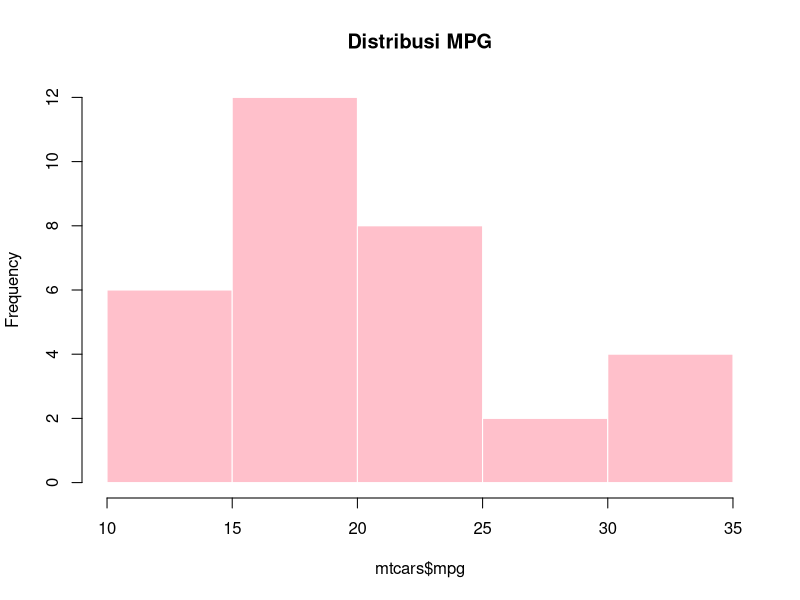

Recreate this plot in R.
# TUGAS 1: RINGKASAN INTEGRASI RSTUDIO DAN GITHUB
# Nama  : Lintang Djenar Mahesa Ayu
# NIM   : 1314624005

# Memuat dataset
data(mtcars)

# Menampilkan 6 data pertama (Head)
head(mtcars)

# Statistik Deskriptif
summary(mtcars)

# Menghitung Statistik untuk Variabel MPG
mean_mpg <- mean(mtcars$mpg)   # Rata-rata
sd_mpg   <- sd(mtcars$mpg)     # Standar Deviasi
max_mpg  <- max(mtcars$mpg)     # Nilai Maksimum
min_mpg  <- min(mtcars$mpg)     # Nilai Minimum

print(paste("Rata-rata MPG:", round(mean_mpg, 2)))
print(paste("Standar Deviasi MPG:", round(sd_mpg, 2)))
print(paste("Nilai Maksimum MPG:", max_mpg))
print(paste("Nilai Minimum MPG:", min_mpg))

# HISTOGRAM (Visualisasi Distribusi)
hist(mtcars$mpg, 
     main = "Distribusi MPG", 
     col = "pink", # Pink estetik
     border = "white")
